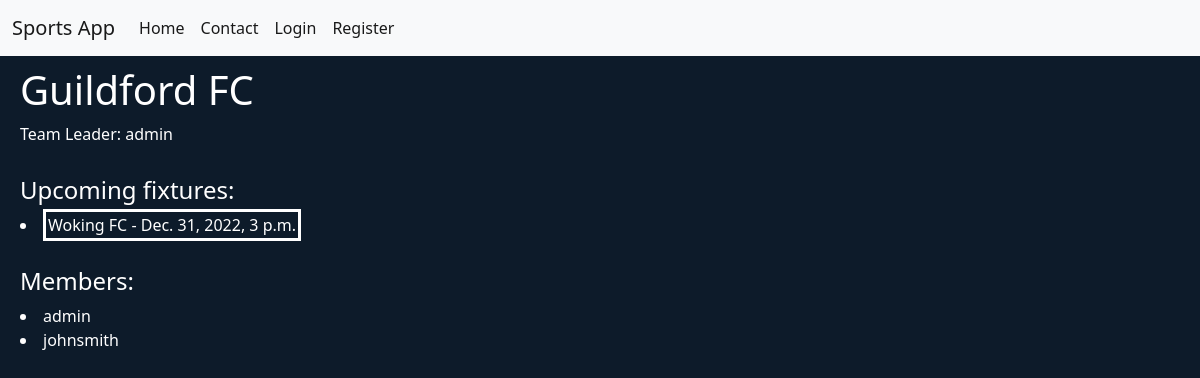
The page /app/team/1 on the database its author committed.
### sportsapp/models.py (models this page shows)
class Team(models.Model):
    name = models.CharField(max_length=100)
    leader = models.IntegerField()

class Fixture(models.Model):
    name = models.CharField(max_length=100)
    date = models.DateTimeField()
    description = models.CharField(max_length=255, null=True)
    location = models.CharField(max_length=255)
    teamID = models.ForeignKey(Team, on_delete=models.CASCADE)

class Member(models.Model):
    userID = models.ForeignKey(User, on_delete=models.CASCADE)
    teamID = models.ForeignKey(Team, on_delete=models.CASCADE)
    teamAdmin = models.BooleanField(default=False)

### sportsapp/views.py (the view, shortened to what this page needs)
# urls.py: path('team/<int:team>', views.teamPage, name='teamPage'),
def teamPage(request, team):
    context = { "team": None, "members": None, "error": None }
    currentTeam = Team.objects.filter(id=team).first()
    if (currentTeam):
        teamID = team
        context["team"] = currentTeam
        leader = User.objects.filter(id=currentTeam.leader).first()
        if (leader):
            context["leader"] = leader
        members = Member.objects.filter(teamID=currentTeam).all()
        if (members):
            context["members"] = members
        fixtures = Fixture.objects.filter(teamID=currentTeam).all().order_by('date')
        if (fixtures):
            context["fixtures"] = fixtures
    return render(request, "team/teamHome.html", context)

### sportsapp/templates/team/teamHome.html (shortened to what this page needs)
{% extends 'base.html' %}
{% load static %}
{% block content %}
    {% if team != None %}
        <h1>{{team.name}}</h1>
        <p>Team Leader: {{leader.username}}</p>
        <div style="margin-top: 30px;">
            <h4>Upcoming fixtures:</h4>
            {% if fixtures != None %}
                {% for fixture in fixtures %}
                    <li><a href="/app/fixture/{{fixture.id}}" class="listButton">{{fixture.name}} - {{fixture.date}}</a></li>
                {% endfor %}
            {% endif %}
        </div>
        <div style="margin-top: 30px;">
            <h4>Members:</h4>
            {% if members != None %}
                {% for member in members %}
                    <li>{{member.userID.username}}</li>
                {% endfor %}
            {% endif %}
        </div>
    {% else %}
        <h1>Team does not exist</h1>
    {% endif %}
{% endblock content %}

### static/css/styles.css (style rules this page uses)
body { background-color: #0D1B2A; color: white; }
.listButton:link { color: white; }
.listButton { color: white; text-decoration: none; padding: 2px; border-color: white; border-style: solid; }

### rows shown on the page
Team: name "Guildford FC"
Fixture: name "Woking FC", date "Dec. 31, 2022, 3 p.m."
Member: userID.username "admin"
Member: userID.username "johnsmith"

### other values the page prints
{{ leader.username }} "admin"
